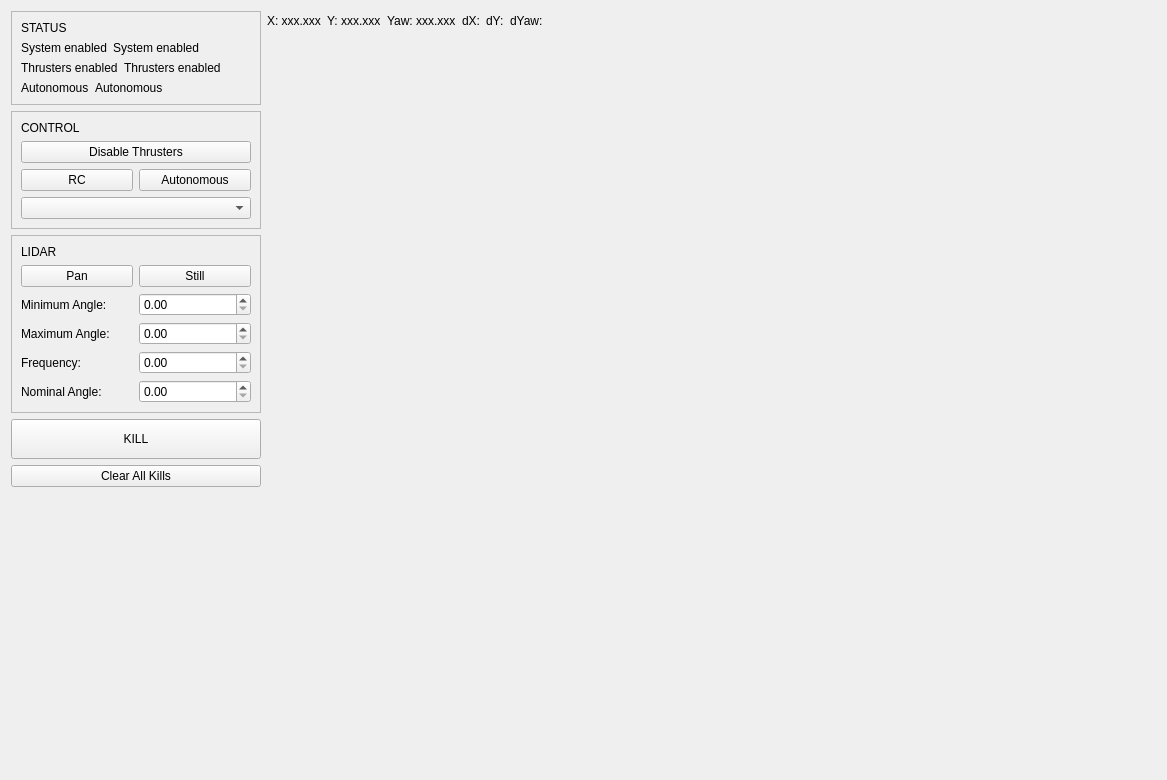
<?xml version="1.0" encoding="UTF-8"?>
<ui version="4.0">
 <class>PropaGatorGUI</class>
 <widget class="QWidget" name="PropaGatorGUI">
  <property name="geometry">
   <rect>
    <x>0</x>
    <y>0</y>
    <width>1167</width>
    <height>780</height>
   </rect>
  </property>
  <property name="windowTitle">
   <string>PropaGator GUI</string>
  </property>
  <layout class="QHBoxLayout" name="horizontalLayout_2" stretch="0,1">
   <item>
    <layout class="QVBoxLayout" name="verticalLayout">
     <item>
      <widget class="QFrame" name="frame">
       <property name="frameShape">
        <enum>QFrame::StyledPanel</enum>
       </property>
       <property name="frameShadow">
        <enum>QFrame::Raised</enum>
       </property>
       <layout class="QVBoxLayout" name="verticalLayout_4">
        <item>
         <widget class="QLabel" name="label">
          <property name="text">
           <string>STATUS</string>
          </property>
         </widget>
        </item>
        <item>
         <layout class="QVBoxLayout" name="verticalLayout_5">
          <item>
           <layout class="QHBoxLayout" name="horizontalLayout" stretch="0,1">
            <item>
             <widget class="QLabel" name="kill_label">
              <property name="text">
               <string>System enabled</string>
              </property>
             </widget>
            </item>
            <item>
             <widget class="QLabel" name="label_3">
              <property name="text">
               <string>System enabled</string>
              </property>
             </widget>
            </item>
           </layout>
          </item>
          <item>
           <layout class="QHBoxLayout" name="horizontalLayout_3" stretch="0,1">
            <item>
             <widget class="QLabel" name="float_label">
              <property name="text">
               <string>Thrusters enabled</string>
              </property>
             </widget>
            </item>
            <item>
             <widget class="QLabel" name="label_4">
              <property name="text">
               <string>Thrusters enabled</string>
              </property>
             </widget>
            </item>
           </layout>
          </item>
          <item>
           <layout class="QHBoxLayout" name="horizontalLayout_4" stretch="0,1">
            <item>
             <widget class="QLabel" name="autonomous_label">
              <property name="text">
               <string>Autonomous</string>
              </property>
             </widget>
            </item>
            <item>
             <widget class="QLabel" name="label_5">
              <property name="text">
               <string>Autonomous</string>
              </property>
             </widget>
            </item>
           </layout>
          </item>
         </layout>
        </item>
       </layout>
      </widget>
     </item>
     <item>
      <widget class="QFrame" name="frame_2">
       <property name="frameShape">
        <enum>QFrame::StyledPanel</enum>
       </property>
       <property name="frameShadow">
        <enum>QFrame::Raised</enum>
       </property>
       <layout class="QVBoxLayout" name="verticalLayout_6">
        <item>
         <widget class="QLabel" name="label_8">
          <property name="text">
           <string>CONTROL</string>
          </property>
         </widget>
        </item>
        <item>
         <widget class="QPushButton" name="float_push_btn">
          <property name="text">
           <string>Disable Thrusters</string>
          </property>
          <property name="checkable">
           <bool>true</bool>
          </property>
         </widget>
        </item>
        <item>
         <layout class="QHBoxLayout" name="horizontalLayout_6">
          <item>
           <widget class="QPushButton" name="rc_push_btn">
            <property name="text">
             <string>RC</string>
            </property>
           </widget>
          </item>
          <item>
           <widget class="QPushButton" name="autonomous_push_btn">
            <property name="text">
             <string>Autonomous</string>
            </property>
           </widget>
          </item>
         </layout>
        </item>
        <item>
         <widget class="QComboBox" name="control_combo_box"/>
        </item>
       </layout>
      </widget>
     </item>
     <item>
      <widget class="QFrame" name="frame_3">
       <property name="frameShape">
        <enum>QFrame::StyledPanel</enum>
       </property>
       <property name="frameShadow">
        <enum>QFrame::Raised</enum>
       </property>
       <layout class="QVBoxLayout" name="verticalLayout_7">
        <item>
         <widget class="QLabel" name="label_9">
          <property name="text">
           <string>LIDAR</string>
          </property>
         </widget>
        </item>
        <item>
         <layout class="QHBoxLayout" name="horizontalLayout_7">
          <item>
           <widget class="QPushButton" name="pan_push_btn">
            <property name="text">
             <string>Pan</string>
            </property>
           </widget>
          </item>
          <item>
           <widget class="QPushButton" name="still_push_btn">
            <property name="text">
             <string>Still</string>
            </property>
           </widget>
          </item>
         </layout>
        </item>
        <item>
         <layout class="QHBoxLayout" name="horizontalLayout_8">
          <item>
           <widget class="QLabel" name="label_10">
            <property name="text">
             <string>Minimum Angle:</string>
            </property>
           </widget>
          </item>
          <item>
           <widget class="QDoubleSpinBox" name="min_angle_spin_box"/>
          </item>
         </layout>
        </item>
        <item>
         <layout class="QHBoxLayout" name="horizontalLayout_9">
          <item>
           <widget class="QLabel" name="label_13">
            <property name="text">
             <string>Maximum Angle: </string>
            </property>
           </widget>
          </item>
          <item>
           <widget class="QDoubleSpinBox" name="max_angle_spin_box"/>
          </item>
         </layout>
        </item>
        <item>
         <layout class="QHBoxLayout" name="horizontalLayout_10">
          <item>
           <widget class="QLabel" name="label_11">
            <property name="text">
             <string>Frequency:</string>
            </property>
           </widget>
          </item>
          <item>
           <widget class="QDoubleSpinBox" name="freq_spin_box"/>
          </item>
         </layout>
        </item>
        <item>
         <layout class="QHBoxLayout" name="horizontalLayout_11">
          <item>
           <widget class="QLabel" name="label_2">
            <property name="text">
             <string>Nominal Angle:</string>
            </property>
           </widget>
          </item>
          <item>
           <widget class="QDoubleSpinBox" name="nominal_angle_spin_box"/>
          </item>
         </layout>
        </item>
       </layout>
      </widget>
     </item>
     <item>
      <widget class="QPushButton" name="kill_push_btn">
       <property name="sizePolicy">
        <sizepolicy hsizetype="Fixed" vsizetype="Fixed">
         <horstretch>0</horstretch>
         <verstretch>0</verstretch>
        </sizepolicy>
       </property>
       <property name="minimumSize">
        <size>
         <width>250</width>
         <height>40</height>
        </size>
       </property>
       <property name="maximumSize">
        <size>
         <width>300</width>
         <height>40</height>
        </size>
       </property>
       <property name="text">
        <string>KILL</string>
       </property>
       <property name="checkable">
        <bool>true</bool>
       </property>
       <property name="checked">
        <bool>false</bool>
       </property>
       <property name="autoRepeat">
        <bool>false</bool>
       </property>
      </widget>
     </item>
     <item>
      <widget class="QPushButton" name="clear_all_kills_push_btn">
       <property name="text">
        <string>Clear All Kills</string>
       </property>
      </widget>
     </item>
     <item>
      <spacer name="verticalSpacer_2">
       <property name="orientation">
        <enum>Qt::Vertical</enum>
       </property>
       <property name="sizeHint" stdset="0">
        <size>
         <width>20</width>
         <height>40</height>
        </size>
       </property>
      </spacer>
     </item>
    </layout>
   </item>
   <item>
    <layout class="QVBoxLayout" name="verticalLayout_2" stretch="0,0">
     <item>
      <layout class="QHBoxLayout" name="horizontalLayout_5">
       <item>
        <widget class="QLabel" name="odom_x_label">
         <property name="text">
          <string>X: xxx.xxx</string>
         </property>
        </widget>
       </item>
       <item>
        <widget class="QLabel" name="odom_y_label">
         <property name="text">
          <string>Y: xxx.xxx</string>
         </property>
        </widget>
       </item>
       <item>
        <widget class="QLabel" name="odom_yaw_label">
         <property name="text">
          <string>Yaw: xxx.xxx</string>
         </property>
        </widget>
       </item>
       <item>
        <widget class="QLabel" name="odom_d_x_label">
         <property name="text">
          <string>dX:</string>
         </property>
        </widget>
       </item>
       <item>
        <widget class="QLabel" name="odom_d_y_label">
         <property name="text">
          <string>dY:</string>
         </property>
        </widget>
       </item>
       <item>
        <widget class="QLabel" name="odom_d_yaw_label">
         <property name="text">
          <string>dYaw:</string>
         </property>
        </widget>
       </item>
       <item>
        <spacer name="horizontalSpacer">
         <property name="orientation">
          <enum>Qt::Horizontal</enum>
         </property>
         <property name="sizeHint" stdset="0">
          <size>
           <width>40</width>
           <height>20</height>
          </size>
         </property>
        </spacer>
       </item>
      </layout>
     </item>
     <item>
      <spacer name="verticalSpacer">
       <property name="orientation">
        <enum>Qt::Vertical</enum>
       </property>
       <property name="sizeHint" stdset="0">
        <size>
         <width>20</width>
         <height>40</height>
        </size>
       </property>
      </spacer>
     </item>
    </layout>
   </item>
  </layout>
 </widget>
 <resources/>
 <connections/>
</ui>
